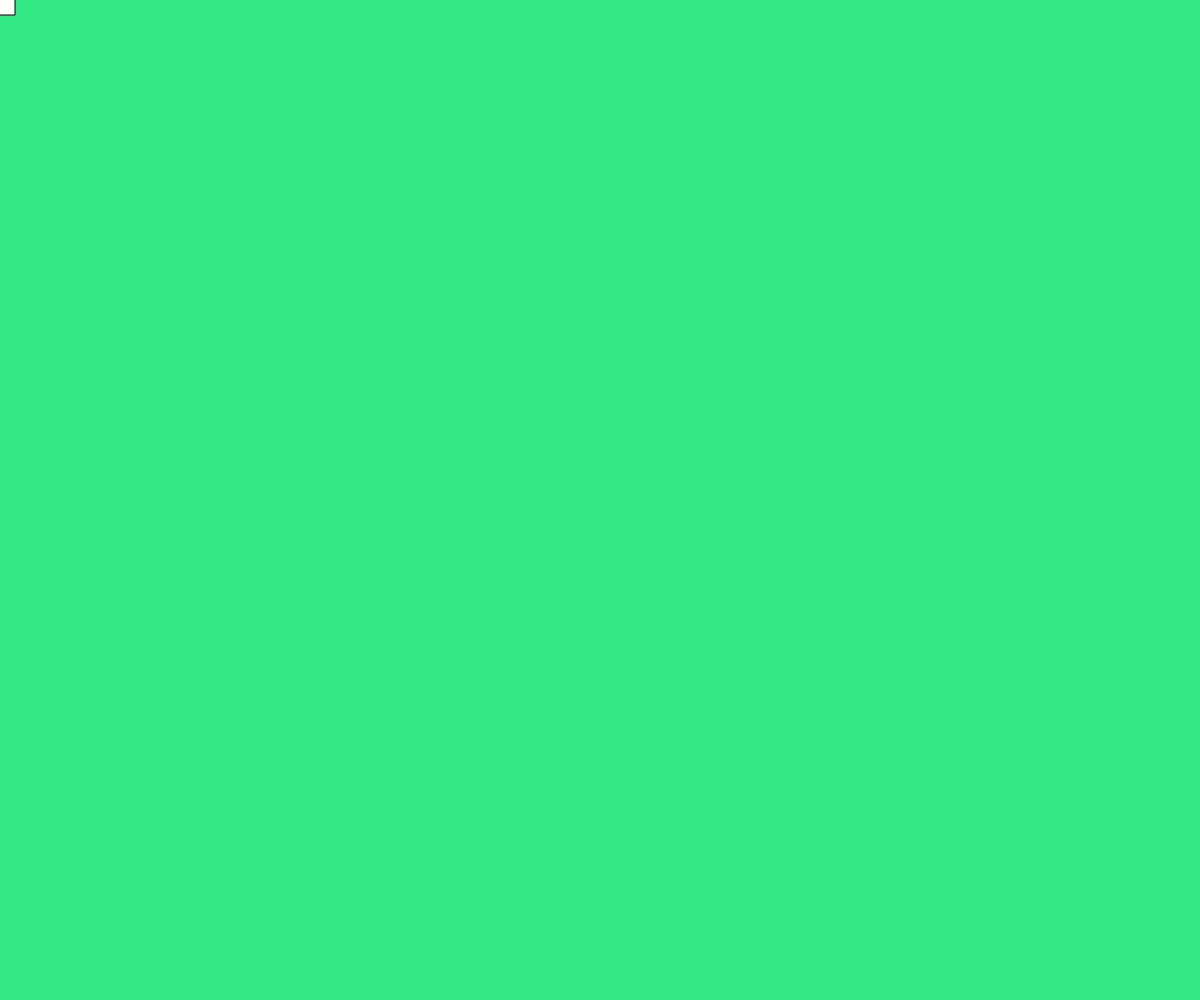
Frame 1 (no input)
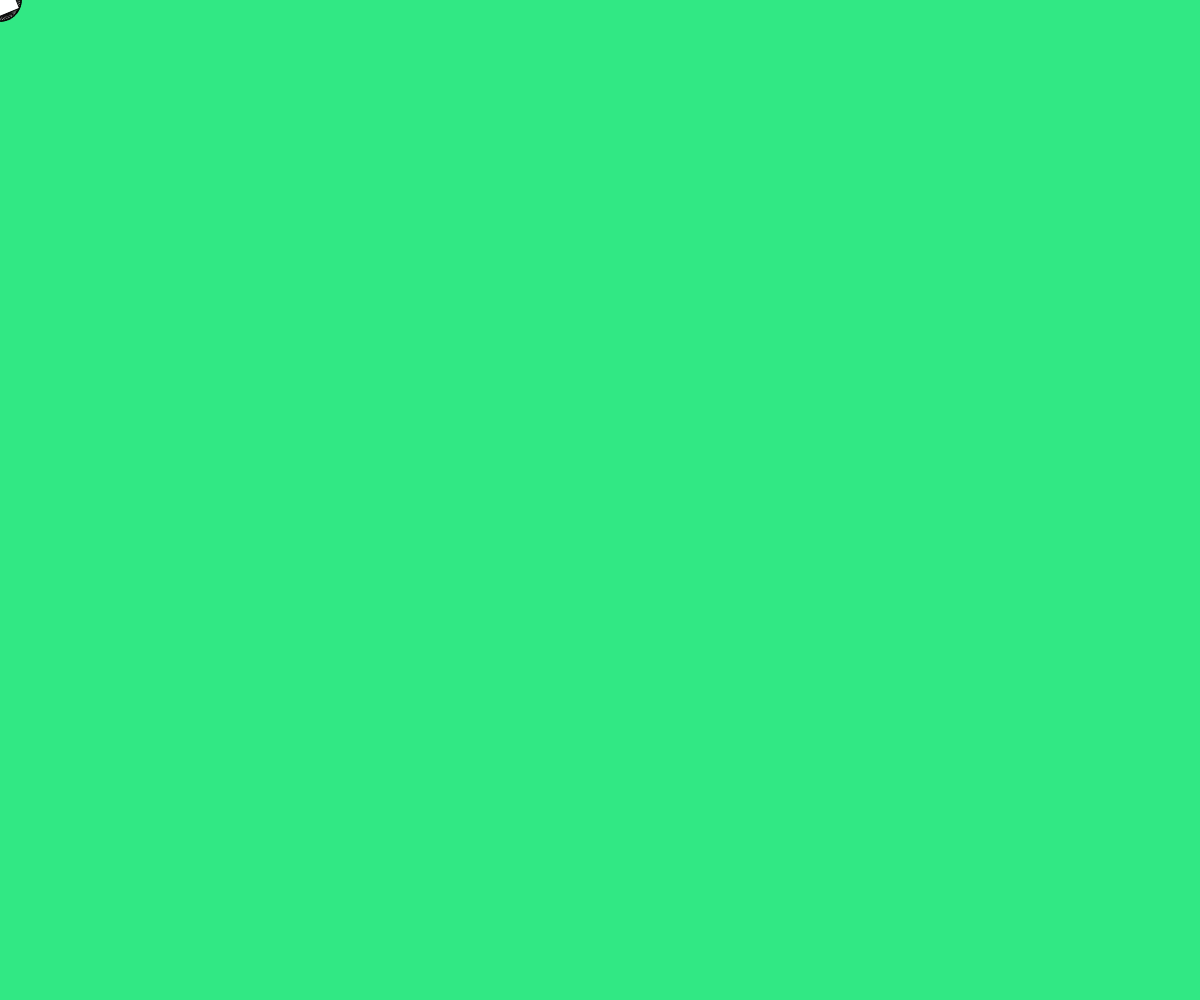
Frame 60 (no input)
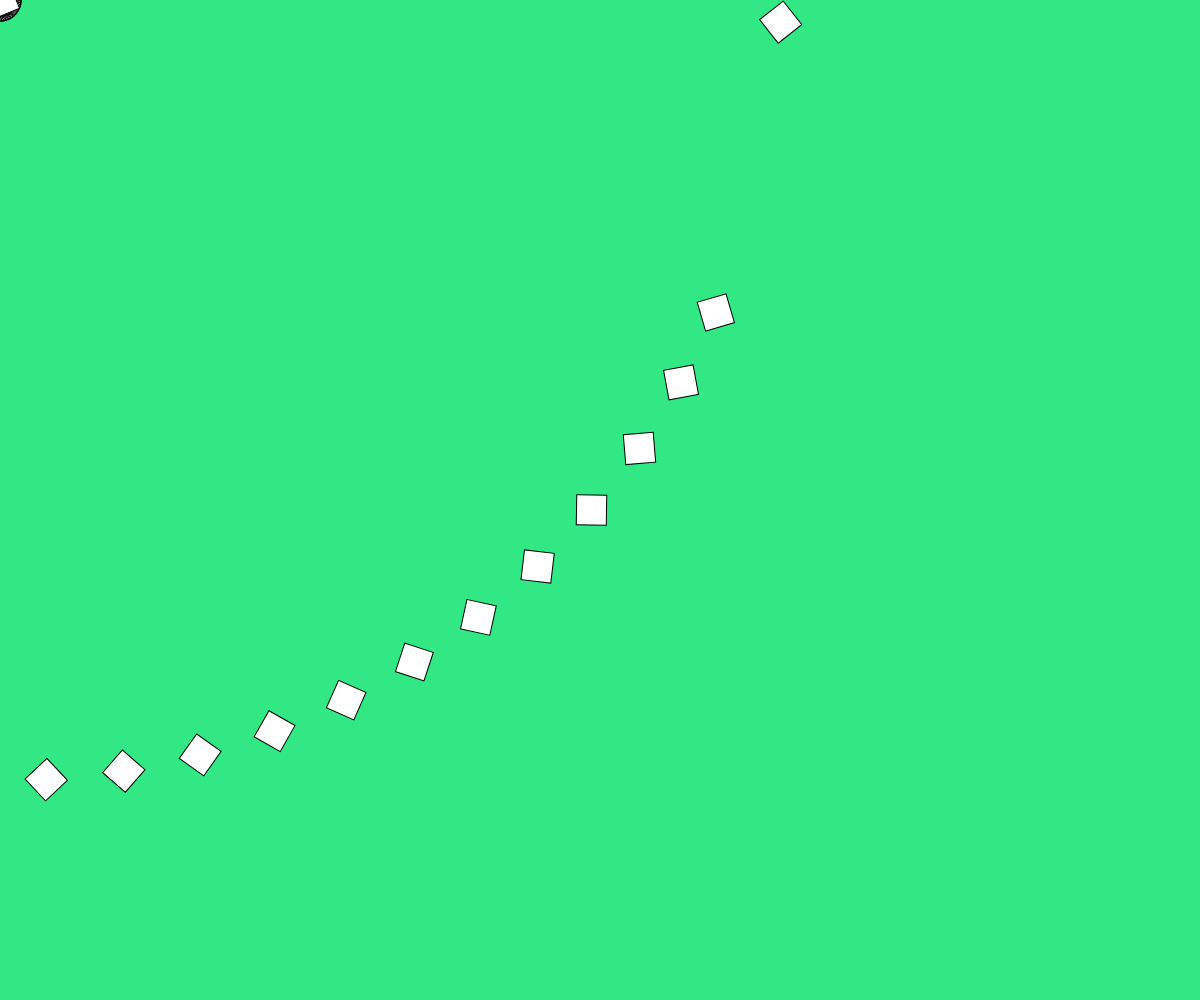
Frame 120 (the mouse pressed at the canvas centre since frame 60)

The p5.js sketch that drew these frames (run headless with seeded random() and noise() and a simulated clock; from frame 60 on, the mouse is pressed at the canvas centre):

// p5.js sketch
// ── sketch.js
var angle = 0.0;

function setup() {
  createCanvas(windowWidth, windowHeight);
  background(49, 232, 132);
}

function draw() {
  //translate(mouseX, mouseY); // spin shape in place
  rotate(angle);
  translate(mouseX, mouseY); //upper left crnr
  rect(-15, -15, 30, 30);
  angle += 0.1; // angle = angle + 0.1;
}
